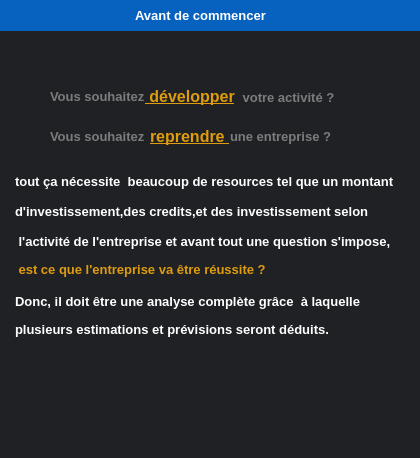
<?xml version="1.0" encoding="UTF-8"?>
<ui version="4.0">
 <class>avant_de_commencer</class>
 <widget class="QWidget" name="avant_de_commencer">
  <property name="geometry">
   <rect>
    <x>0</x>
    <y>0</y>
    <width>420</width>
    <height>458</height>
   </rect>
  </property>
  <property name="windowTitle">
   <string>Form</string>
  </property>
  <property name="styleSheet">
   <string notr="true">background-color:rgb(255, 255, 255);
</string>
  </property>
  <widget class="QWidget" name="widget" native="true">
   <property name="geometry">
    <rect>
     <x>0</x>
     <y>0</y>
     <width>420</width>
     <height>31</height>
    </rect>
   </property>
   <property name="styleSheet">
    <string notr="true">background-color:rgb(7, 98, 191)</string>
   </property>
   <widget class="QLabel" name="label">
    <property name="geometry">
     <rect>
      <x>135</x>
      <y>7</y>
      <width>141</width>
      <height>16</height>
     </rect>
    </property>
    <property name="font">
     <font>
      <family>Segoe UI</family>
      <pointsize>10</pointsize>
      <weight>75</weight>
      <bold>true</bold>
     </font>
    </property>
    <property name="styleSheet">
     <string notr="true">color:rgb(255, 255, 255)</string>
    </property>
    <property name="text">
     <string>Avant de commencer</string>
    </property>
   </widget>
  </widget>
  <widget class="QWidget" name="widget_2" native="true">
   <property name="geometry">
    <rect>
     <x>0</x>
     <y>31</y>
     <width>421</width>
     <height>531</height>
    </rect>
   </property>
   <property name="styleSheet">
    <string notr="true">background-color:rgb(31,33,36);</string>
   </property>
   <widget class="QLabel" name="label_3">
    <property name="geometry">
     <rect>
      <x>50</x>
      <y>90</y>
      <width>101</width>
      <height>31</height>
     </rect>
    </property>
    <property name="font">
     <font>
      <family>Segoe UI</family>
      <pointsize>10</pointsize>
      <weight>75</weight>
      <bold>true</bold>
     </font>
    </property>
    <property name="styleSheet">
     <string notr="true">color:rgb(124,124,124);</string>
    </property>
    <property name="text">
     <string>Vous souhaitez </string>
    </property>
   </widget>
   <widget class="QLabel" name="label_2">
    <property name="geometry">
     <rect>
      <x>50</x>
      <y>50</y>
      <width>101</width>
      <height>31</height>
     </rect>
    </property>
    <property name="font">
     <font>
      <family>Segoe UI</family>
      <pointsize>10</pointsize>
      <weight>75</weight>
      <bold>true</bold>
     </font>
    </property>
    <property name="styleSheet">
     <string notr="true">color:rgb(124,124,124);</string>
    </property>
    <property name="text">
     <string>Vous souhaitez</string>
    </property>
   </widget>
   <widget class="QLabel" name="label_10">
    <property name="geometry">
     <rect>
      <x>145</x>
      <y>55</y>
      <width>91</width>
      <height>21</height>
     </rect>
    </property>
    <property name="font">
     <font>
      <family>Segoe UI</family>
      <pointsize>12</pointsize>
      <weight>75</weight>
      <bold>true</bold>
      <underline>true</underline>
     </font>
    </property>
    <property name="styleSheet">
     <string notr="true">color:rgb(223,156,14);</string>
    </property>
    <property name="text">
     <string> développer</string>
    </property>
   </widget>
   <widget class="QLabel" name="label_11">
    <property name="geometry">
     <rect>
      <x>239</x>
      <y>58</y>
      <width>101</width>
      <height>16</height>
     </rect>
    </property>
    <property name="font">
     <font>
      <family>Segoe UI</family>
      <pointsize>10</pointsize>
      <weight>75</weight>
      <bold>true</bold>
     </font>
    </property>
    <property name="styleSheet">
     <string notr="true">color:rgb(124,124,124);</string>
    </property>
    <property name="text">
     <string> votre activité ?</string>
    </property>
   </widget>
   <widget class="QLabel" name="label_12">
    <property name="geometry">
     <rect>
      <x>150</x>
      <y>95</y>
      <width>81</width>
      <height>21</height>
     </rect>
    </property>
    <property name="font">
     <font>
      <family>Segoe UI</family>
      <pointsize>12</pointsize>
      <weight>75</weight>
      <bold>true</bold>
      <underline>true</underline>
     </font>
    </property>
    <property name="styleSheet">
     <string notr="true">color:rgb(223,156,14);</string>
    </property>
    <property name="text">
     <string>reprendre </string>
    </property>
   </widget>
   <widget class="QLabel" name="label_13">
    <property name="geometry">
     <rect>
      <x>230</x>
      <y>97</y>
      <width>111</width>
      <height>16</height>
     </rect>
    </property>
    <property name="font">
     <font>
      <family>Segoe UI</family>
      <pointsize>10</pointsize>
      <weight>75</weight>
      <bold>true</bold>
     </font>
    </property>
    <property name="styleSheet">
     <string notr="true">color:rgb(124,124,124);</string>
    </property>
    <property name="text">
     <string>une entreprise ?</string>
    </property>
   </widget>
   <widget class="QWidget" name="widget_3" native="true">
    <property name="geometry">
     <rect>
      <x>10</x>
      <y>130</y>
      <width>391</width>
      <height>221</height>
     </rect>
    </property>
    <property name="styleSheet">
     <string notr="true"/>
    </property>
    <widget class="QLabel" name="label_4">
     <property name="geometry">
      <rect>
       <x>5</x>
       <y>10</y>
       <width>381</width>
       <height>20</height>
      </rect>
     </property>
     <property name="font">
      <font>
       <family>Segoe UI</family>
       <pointsize>10</pointsize>
       <weight>75</weight>
       <bold>true</bold>
      </font>
     </property>
     <property name="styleSheet">
      <string notr="true">color:rgb(255, 255, 255)</string>
     </property>
     <property name="text">
      <string>tout ça nécessite  beaucoup de resources tel que un montant</string>
     </property>
    </widget>
    <widget class="QLabel" name="label_5">
     <property name="geometry">
      <rect>
       <x>5</x>
       <y>40</y>
       <width>381</width>
       <height>20</height>
      </rect>
     </property>
     <property name="font">
      <font>
       <family>Segoe UI</family>
       <pointsize>10</pointsize>
       <weight>75</weight>
       <bold>true</bold>
      </font>
     </property>
     <property name="styleSheet">
      <string notr="true">color:rgb(255, 255, 255)</string>
     </property>
     <property name="text">
      <string>d'investissement,des credits,et des investissement selon</string>
     </property>
    </widget>
    <widget class="QLabel" name="label_6">
     <property name="geometry">
      <rect>
       <x>5</x>
       <y>70</y>
       <width>391</width>
       <height>20</height>
      </rect>
     </property>
     <property name="font">
      <font>
       <family>Segoe UI</family>
       <pointsize>10</pointsize>
       <weight>75</weight>
       <bold>true</bold>
      </font>
     </property>
     <property name="styleSheet">
      <string notr="true">color:rgb(255, 255, 255)</string>
     </property>
     <property name="text">
      <string> l'activité de l'entreprise et avant tout une question s'impose,</string>
     </property>
    </widget>
    <widget class="QLabel" name="label_9">
     <property name="geometry">
      <rect>
       <x>5</x>
       <y>100</y>
       <width>291</width>
       <height>16</height>
      </rect>
     </property>
     <property name="font">
      <font>
       <family>Segoe UI</family>
       <pointsize>10</pointsize>
       <weight>75</weight>
       <bold>true</bold>
      </font>
     </property>
     <property name="styleSheet">
      <string notr="true">color:rgb(223,156,14);</string>
     </property>
     <property name="text">
      <string> est ce que l'entreprise va être réussite ?</string>
     </property>
    </widget>
    <widget class="QLabel" name="label_7">
     <property name="geometry">
      <rect>
       <x>5</x>
       <y>130</y>
       <width>361</width>
       <height>20</height>
      </rect>
     </property>
     <property name="font">
      <font>
       <family>Segoe UI</family>
       <pointsize>10</pointsize>
       <weight>75</weight>
       <bold>true</bold>
      </font>
     </property>
     <property name="styleSheet">
      <string notr="true">color:rgb(255, 255, 255)</string>
     </property>
     <property name="text">
      <string>Donc, il doit être une analyse complète grâce  à laquelle </string>
     </property>
    </widget>
    <widget class="QLabel" name="label_8">
     <property name="geometry">
      <rect>
       <x>5</x>
       <y>160</y>
       <width>321</width>
       <height>16</height>
      </rect>
     </property>
     <property name="font">
      <font>
       <family>Segoe UI</family>
       <pointsize>10</pointsize>
       <weight>75</weight>
       <bold>true</bold>
      </font>
     </property>
     <property name="styleSheet">
      <string notr="true">color:rgb(255, 255, 255)</string>
     </property>
     <property name="text">
      <string>plusieurs estimations et prévisions seront déduits.</string>
     </property>
    </widget>
   </widget>
  </widget>
 </widget>
 <resources/>
 <connections/>
</ui>
